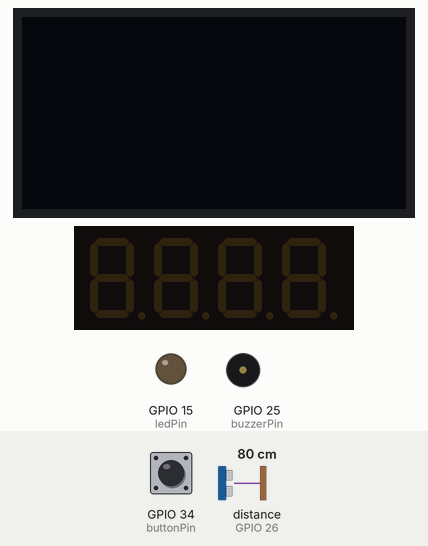
Bench run of a sketch on a simulated ESP32. Shown: 128×64 one-colour display, 4-digit seven-segment display, output pins drawn as LEDs (lit = HIGH), buzzer (waves = sounding). The test bench sets the inputs (shaded band); at power-on: GPIO 34 (buttonPin) HIGH, distance to the obstacle (sensor on GPIO 26) 80 cm. The echo pulse lasts 58.3 µs per cm; pins used as bus, display or sensor lines are not drawn; what the sketch prints to the serial monitor is not drawn.

Above: at 1.2 s.
1.3 s: GPIO 34 (buttonPin) pulled LOW for 0.6 s
At 2.9 s:
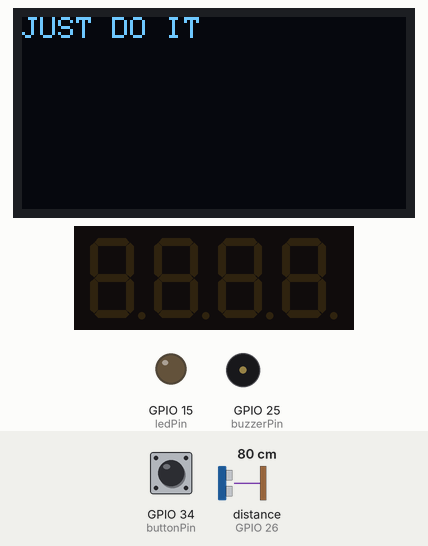
3.5 s: distance to the obstacle (sensor on GPIO 26) set to 2 cm
At 4.4 s:
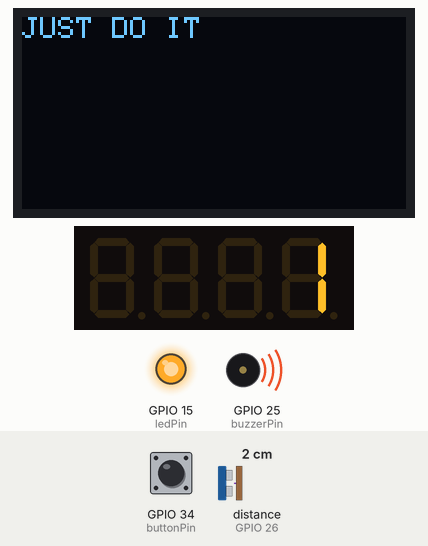
Timing chart, 0 to 6.5 s (numbered marks = the images above; inputs shaded):
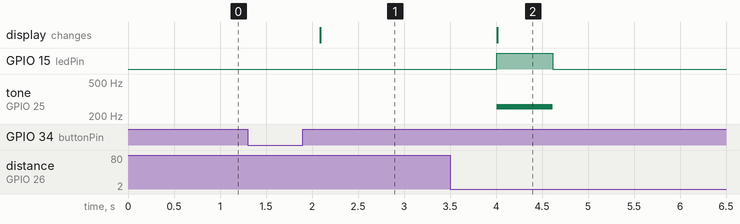

Measured:
- after the input at 1.3 s, the display: changes after 0.79 s (image 1)
- after the input at 3.5 s, GPIO 15 (ledPin): LOW → HIGH after 0.51 s, → LOW 0.61 s later; tone on GPIO 25 (buzzerPin): silent → 256 Hz after 0.51 s, → silent 0.61 s later; the display: changes after 0.51 s (image 2)

The sketch:

sketch.ino
```cpp
#include <TM1637.h>
#include <Wire.h>
#include <Adafruit_GFX.h>
#include <Adafruit_SSD1306.h>

TM1637 tmDisplay(13, 12);
int trigPin = 23;
int echoPin = 26;
int distance;
int buttonPin = 34;
int buzzerPin = 25;
int lastState = LOW;
int counter = 0;
int buttonState = LOW;
unsigned long lastPressTime = 0;
int startTime;
int ledPin = 15;
int lastDistance;
bool go;
Adafruit_SSD1306 oledDisplay(128, 64, &Wire, -1);

void setup() {
  Serial.begin(115200);
  pinMode(buttonPin, INPUT_PULLUP);
  pinMode(ledPin, OUTPUT);
  pinMode(buzzerPin, OUTPUT);
  digitalWrite(ledPin, LOW);
  pinMode(trigPin, OUTPUT);
  pinMode(echoPin, INPUT);
  lastState = digitalRead(buttonPin);
  Serial.println("START");

  if(!oledDisplay.begin(SSD1306_SWITCHCAPVCC, 0x3C)) { // Initialize OLED
    Serial.println(F("SSD1306 allocation failed"));
  }

  oledDisplay.clearDisplay();
  oledDisplay.setTextSize(1);
  oledDisplay.setTextColor(SSD1306_WHITE);
  oledDisplay.setCursor(0, 0);
  tmDisplay.set(7);
  tmDisplay.init();
  oledDisplay.display();
  oledDisplay.print("Push-up counter");
}

void loop() {
  buttonState = digitalRead(buttonPin);
  if (buttonState == HIGH && lastState == LOW) {
    Serial.print("pressed");
    oledDisplay.clearDisplay();
    oledDisplay.setCursor(0, 0);
    oledDisplay.print("JUST DO IT");
    oledDisplay.display();
    counter = 0;
    startTime = millis();
    go = true;
  }


  if (go && millis() - startTime < 60000) {
    checkDistance();
    if (distance <= 15 && lastDistance >= 25) {
      counter += 1;
      Serial.print("Counter: ");
      Serial.println(counter);
      digitalWrite(ledPin, HIGH);
      tone(buzzerPin, 256);


    updateDisplay(counter);
    delay(500);
    digitalWrite(ledPin, LOW);
    noTone(buzzerPin);
    }
  }
  lastState = buttonState;
  lastDistance = distance;
  if (buttonState != lastState) {
    lastState = buttonState;
  }
  delay(500);
}

void checkDistance() {
  digitalWrite(trigPin, LOW);
  delayMicroseconds(2);
  digitalWrite(trigPin, HIGH);
  delayMicroseconds(5);
  digitalWrite(trigPin, LOW);
  int duration = pulseIn(echoPin, HIGH);
  distance = (duration * 0.034 / 2);
  Serial.print("Distance: ");
  Serial.println(distance);
  delay(100);
}

void updateDisplay(int counter) {
  static int lastCounter = -1;
  if (counter != lastCounter) {
    if (counter < 10) {
      tmDisplay.display(3, counter);
    } else if (counter >= 10 && counter <= 99) {
      tmDisplay.display(2, counter / 10);
      tmDisplay.display(3, counter % 10);
    } else if (counter >= 100 && counter <= 999) {
      tmDisplay.display(1, counter / 100);
      tmDisplay.display(2, (counter / 10) % 10);
      tmDisplay.display(3, counter % 10);
    }
    lastCounter = counter;
  }
  delay(100);

}

void clearDisplay() {
  int8_t clearData[4] = { 0x7F, 0x7F, 0x7F, 0x7F };
  tmDisplay.display(clearData);
  delay(100);
}
```
